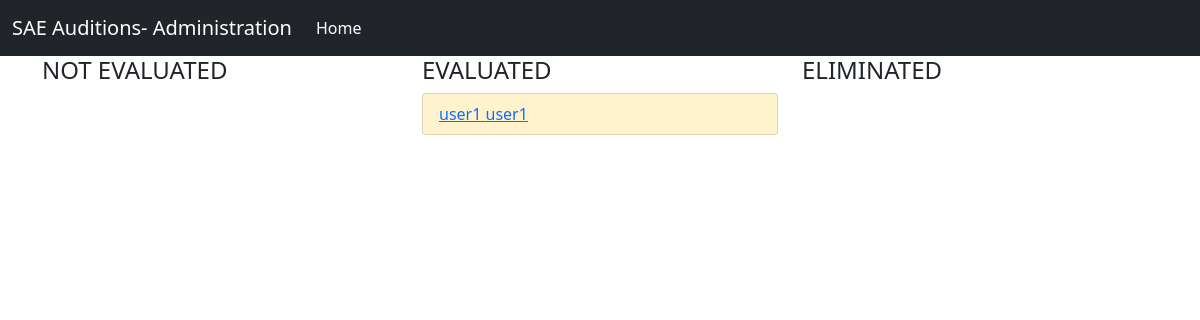
The page /administrator/ on the database as committed earlier.
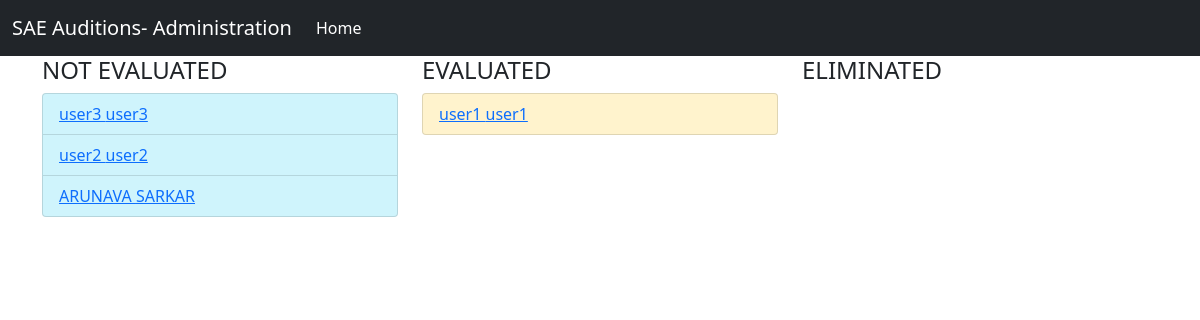
The same page on the database as committed later.
### accounts/models.py (models this page shows, shortened)
class Profile(models.Model):
    status = [
        (1,'NOT_EVALUATED'),
        (2,'EVALUATED'),
        (3,'ELIMINATED'),
    ]
    user = models.OneToOneField(User,on_delete=CASCADE)
    curr_round = models.IntegerField(default=1)
    current_status = models.IntegerField(choices=status,default=1)

### administrator/views.py (the view)
# urls.py: path('',views.index, name='landing'),
def index(request):
    not_evaluated = Profile.objects.filter(current_status = 1)
    evaluated = Profile.objects.filter(current_status = 2)
    eliminated = Profile.objects.filter(current_status = 3)
    data = {}
    data['not_evaluated'] = not_evaluated
    data['evaluated'] = evaluated
    data['eliminated'] = eliminated
    return render(request,'administrator/dashboard.html',{'data':data})

### administrator/templates/administrator/dashboard.html (shortened to what this page needs)
{% extends 'base3.html' %}
{% block content %}
  <div class="container">
    <div class="row">
      <div class="col-4">
        <h4>NOT EVALUATED</h4>
        <ul class="list-group">
          {% for i in data.not_evaluated%}
            <li class="list-group-item list-group-item-info"> <a href="{% url 'response_detail' i.id %}">{{i.user.first_name}} {{i.user.last_name}}</a></li>
          {% endfor %}
        </ul>
      </div>
      <div class="col-4">
        <h4>EVALUATED</h4>
        <ul class="list-group">
          {% for i in data.evaluated%}
            <li class="list-group-item list-group-item-warning"><a href="{% url 'response_detail' i.id %}">{{i.user.first_name}} {{i.user.last_name}}</a></li>
          {% endfor %}
        </ul>
      </div>
      <div class="col-4">
        <h4>ELIMINATED</h4>
      </div>
    </div>
  </div>
{% endblock %}

### administrator/templates/base3.html (shortened to what this page needs)
<!DOCTYPE html>
<html lang="en">
  <head>
    <link
      href="https://cdn.jsdelivr.net/npm/bootstrap@5.0.0-beta2/dist/css/bootstrap.min.css"
      rel="stylesheet"
    />
  </head>
  <body>
    <nav class="navbar sticky-top navbar-expand-lg navbar-dark bg-dark">
      <div class="container-fluid">
        <a class="navbar-brand" href="#">SAE Auditions- Administration</a>
        <div class="collapse navbar-collapse" id="navbarSupportedContent">
          <ul class="navbar-nav me-auto mb-2 mb-lg-0">
            <li class="nav-item">
              <a
                class="nav-link active"
                aria-current="page"
                href="{%url 'dashboard' %}"
                >Home</a
              >
            </li>
          </ul>
        </div>
      </div>
    </nav>
    {% block content%} {% endblock %}
  </body>
</html>

Rows that differ between the two databases and show on the page:
added Profile: user.first_name "user3", user.last_name "user3", shown under "NOT EVALUATED"
added Profile: user.first_name "user2", user.last_name "user2", shown under "NOT EVALUATED"
added Profile: user.first_name "ARUNAVA", user.last_name "SARKAR", shown under "NOT EVALUATED"
